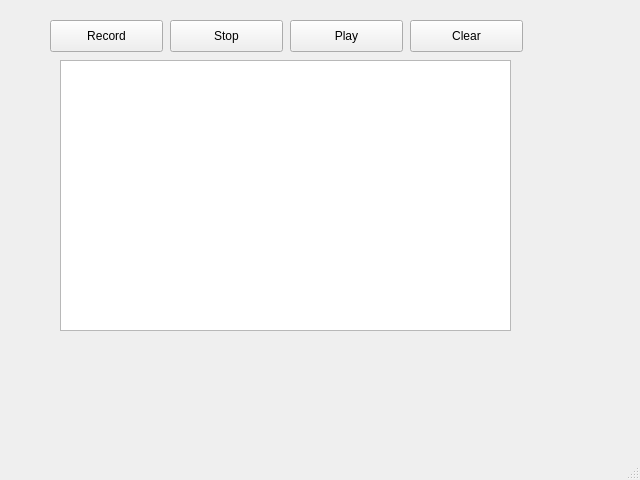
<?xml version="1.0" encoding="UTF-8"?>
<ui version="4.0">
 <class>MainWindow</class>
 <widget class="QMainWindow" name="MainWindow">
  <property name="geometry">
   <rect>
    <x>0</x>
    <y>0</y>
    <width>640</width>
    <height>480</height>
   </rect>
  </property>
  <property name="minimumSize">
   <size>
    <width>640</width>
    <height>480</height>
   </size>
  </property>
  <property name="maximumSize">
   <size>
    <width>640</width>
    <height>480</height>
   </size>
  </property>
  <property name="windowTitle">
   <string>MIDI Monitor</string>
  </property>
  <widget class="QWidget" name="centralwidget">
   <widget class="QPushButton" name="pushButton_record">
    <property name="geometry">
     <rect>
      <x>50</x>
      <y>20</y>
      <width>113</width>
      <height>32</height>
     </rect>
    </property>
    <property name="text">
     <string>Record</string>
    </property>
   </widget>
   <widget class="QPushButton" name="pushButton_stop">
    <property name="geometry">
     <rect>
      <x>170</x>
      <y>20</y>
      <width>113</width>
      <height>32</height>
     </rect>
    </property>
    <property name="text">
     <string>Stop</string>
    </property>
   </widget>
   <widget class="QPushButton" name="pushButton_play">
    <property name="geometry">
     <rect>
      <x>290</x>
      <y>20</y>
      <width>113</width>
      <height>32</height>
     </rect>
    </property>
    <property name="text">
     <string>Play</string>
    </property>
   </widget>
   <widget class="QPushButton" name="pushButton_clear">
    <property name="geometry">
     <rect>
      <x>410</x>
      <y>20</y>
      <width>113</width>
      <height>32</height>
     </rect>
    </property>
    <property name="text">
     <string>Clear</string>
    </property>
   </widget>
   <widget class="QPlainTextEdit" name="plainTextEdit">
    <property name="geometry">
     <rect>
      <x>60</x>
      <y>60</y>
      <width>451</width>
      <height>271</height>
     </rect>
    </property>
    <property name="horizontalScrollBarPolicy">
     <enum>Qt::ScrollBarAlwaysOff</enum>
    </property>
    <property name="sizeAdjustPolicy">
     <enum>QAbstractScrollArea::AdjustToContents</enum>
    </property>
   </widget>
  </widget>
  <widget class="QMenuBar" name="menubar">
   <property name="geometry">
    <rect>
     <x>0</x>
     <y>0</y>
     <width>640</width>
     <height>22</height>
    </rect>
   </property>
  </widget>
  <widget class="QStatusBar" name="statusbar"/>
 </widget>
 <resources/>
 <connections/>
</ui>
